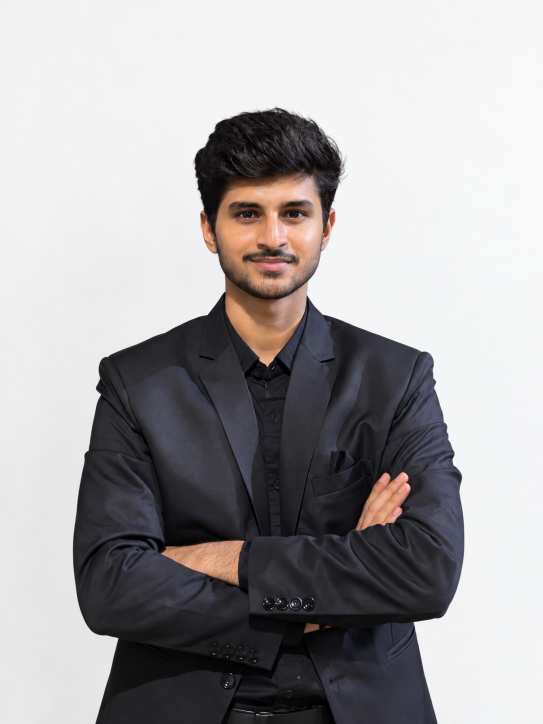
#> input picture Surya Professional Photo.png, 1086 x 1448 px (shown at 1/2 size)
$ python dotify.py '../Surya Professional Photo.png' --output out.png
#> lines starting #> are read from the running program, lines starting #| are printed output that depends on the picture
#!/usr/bin/env python3
import argparse
from pathlib import Path
from PIL import Image, ImageEnhance

def main():
    p=argparse.ArgumentParser()
    p.add_argument("image")
    p.add_argument("-o","--output",required=True)
    p.add_argument("--cols",type=int,default=72)
    a=p.parse_args()
    im=Image.open(a.image).convert("RGB")
#> im is the input picture: PIL image 1086x1448 RGB; mean R, G, B 165.3, 162.8, 164.3
    w,h=im.size; target=.62
#> after `w, h = im.size`: w = 1086; h = 1448
    if w/h>target:
        nw=int(h*target); left=(w-nw)//2; im=im.crop((left,0,left+nw,h))
#> after `nw = int(h * target)`: nw = 897
#> after `left = (w - nw) // 2`: left = 94
#> after `im = im.crop((left, 0, left + nw, h))`:
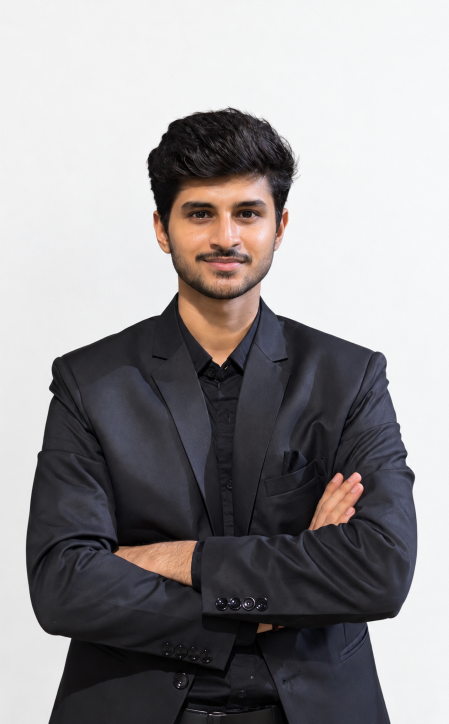
#> im: PIL image 897x1448 RGB (shown at 1/2 size); mean R, G, B 149.4, 146.3, 147.9
    else:
        nh=int(w/target); top=max(0,(h-nh)//3); im=im.crop((0,top,w,top+nh))
    rows=max(90,min(round(a.cols*im.height/im.width*.48),150))
#> rows = 90
    im=ImageEnhance.Contrast(im.resize((a.cols,rows),Image.Resampling.LANCZOS)).enhance(1.15)
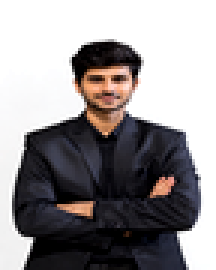
#> im: PIL image 72x90 RGB (shown 3 times larger); mean R, G, B 148.5, 144.7, 146.2
    px=im.load(); W,H=a.cols*7+40,rows*7+40
#> after `W, H = (a.cols * 7 + 40, rows * 7 + 40)`: W = 544; H = 670
    out=[f'<svg xmlns="http://www.w3.org/2000/svg" width="{W}" height="{H}"><rect width="100%" height="100%" rx="20" fill="#0d1117"/><g>']
    for y in range(rows):
        for x in range(a.cols):
            r,g,b=px[x,y]; lum=(.2126*r+.7152*g+.0722*b)/255; rad=.65+2.65*lum
            if rad<.7: continue
            out.append(f'<circle cx="{20+x*7}" cy="{20+y*7}" r="{rad:.2f}" fill="#{r:02x}{g:02x}{b:02x}" opacity=".92"/>')
#> after the loop, out = 6027 items
    out.append('</g></svg>')
    Path(a.output).write_text(''.join(out),encoding='utf-8')
if __name__=="__main__": main()
